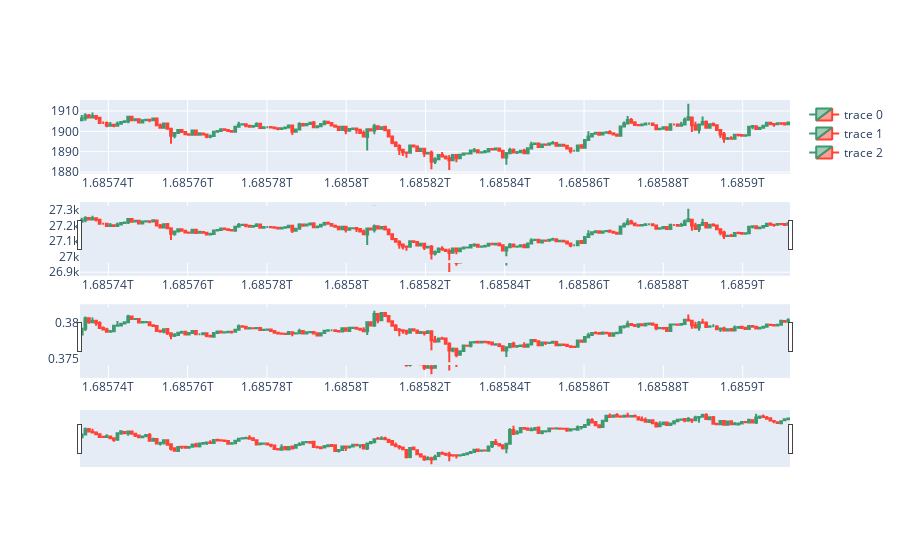

Notebook code for this chart:
### Code cell
fig = make_subplots(rows=4, cols=1, shared_xaxes=False)

    #x.show()





# Add each fig to the subplots
fig.add_trace(listOfFig[0].data[0], row=1, col=1)
fig.add_trace(listOfFig[1].data[0], row=2, col=1)
fig.add_trace(listOfFig[2].data[0], row=3, col=1)
# fig.add_trace(fig2.data[0], row=2, col=1)
# fig.add_trace(fig3.data[0], row=3, col=1)

fig.show()

### Figure 1 — Plotly figure (JSON) as saved in the notebook; plotly's stock layout.template omitted (floating-point values rounded to 4 significant figures; data arrays with more than 128 entries replaced by an {"elided": "..."} marker saying what was removed)
{"data": [{"close": {"elided": "199 float values"}, "high": {"elided": "199 float values"}, "low": {"elided": "199 float values"}, "open": {"elided": "199 float values"}, "type": "candlestick", "x": {"elided": "199 int values"}, "xaxis": "x", "yaxis": "y"}, {"close": {"elided": "199 int values"}, "high": {"elided": "199 int values"}, "low": {"elided": "199 int values"}, "open": {"elided": "199 int values"}, "type": "candlestick", "x": {"elided": "199 int values"}, "xaxis": "x2", "yaxis": "y2"}, {"close": {"elided": "199 float values"}, "high": {"elided": "199 float values"}, "low": {"elided": "199 float values"}, "open": {"elided": "199 float values"}, "type": "candlestick", "x": {"elided": "199 int values"}, "xaxis": "x3", "yaxis": "y3"}], "layout": {"xaxis": {"anchor": "y", "domain": [0, 1]}, "xaxis2": {"anchor": "y2", "domain": [0, 1]}, "xaxis3": {"anchor": "y3", "domain": [0, 1]}, "xaxis4": {"anchor": "y4", "domain": [0, 1]}, "yaxis": {"anchor": "x", "domain": [0.8063, 1]}, "yaxis2": {"anchor": "x2", "domain": [0.5375, 0.7312]}, "yaxis3": {"anchor": "x3", "domain": [0.2687, 0.4625]}, "yaxis4": {"anchor": "x4", "domain": [0, 0.1938]}}}
